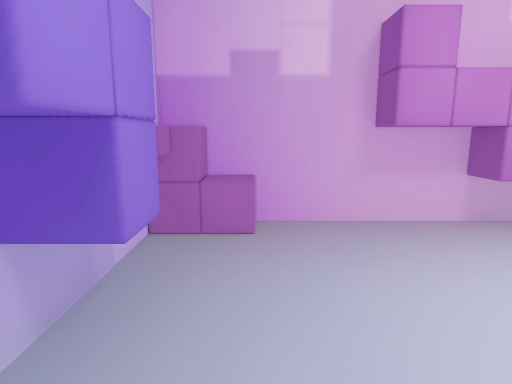
View 1 (above)

12 first-person views from a walk through a 3-D level made in the Unity game engine. The camera is 1.5 m above the floor, tilts 10° down and sees 75° across. The floor is counted in squares, 0.5 m on a side. Each view is taken from the middle of a square. On the plan, view 1 faces up. The plan holds only what a view shows up to about 20 squares ahead; the rest is blank. The player is left out.

View 2
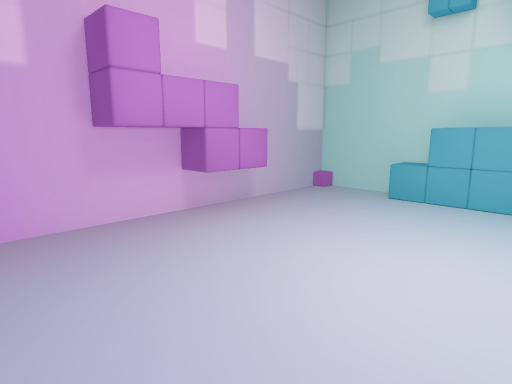

View 3
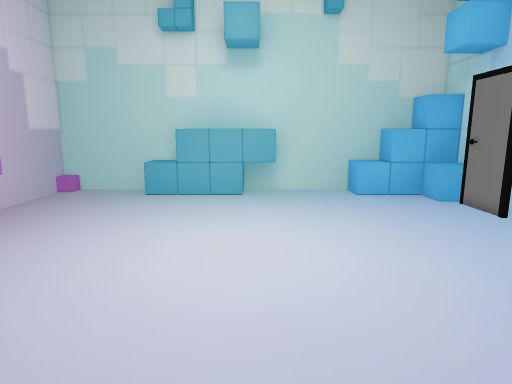

View 4
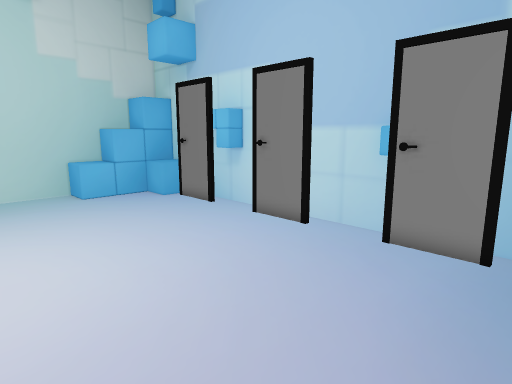

View 5
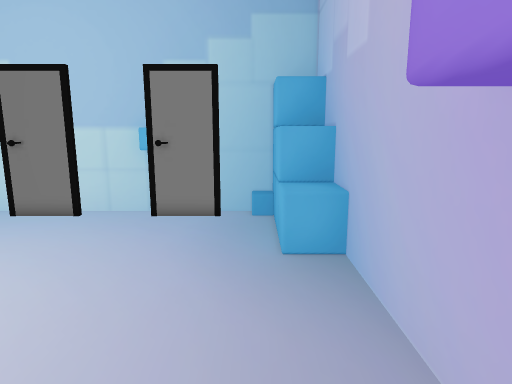

View 6
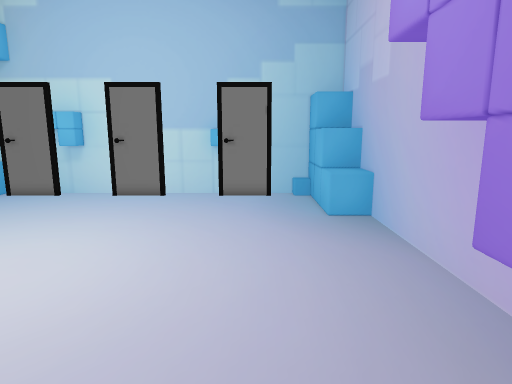

View 7
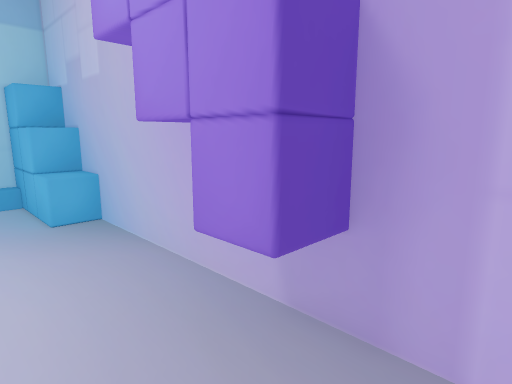

View 8
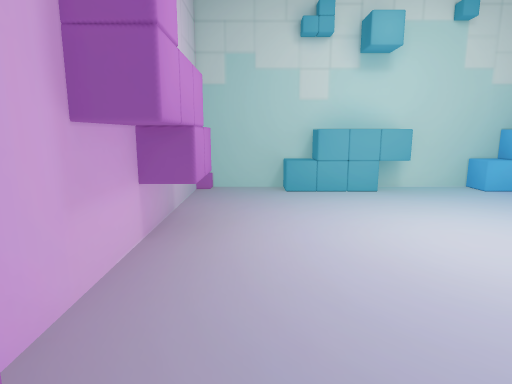

View 9
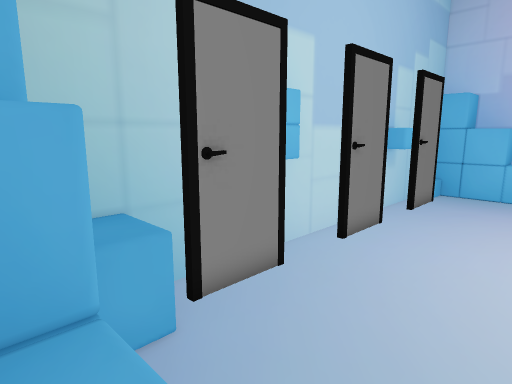

View 10
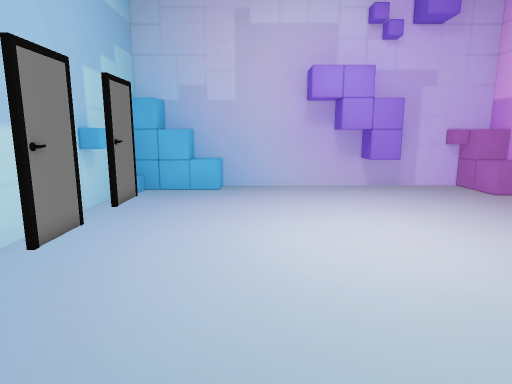

View 11
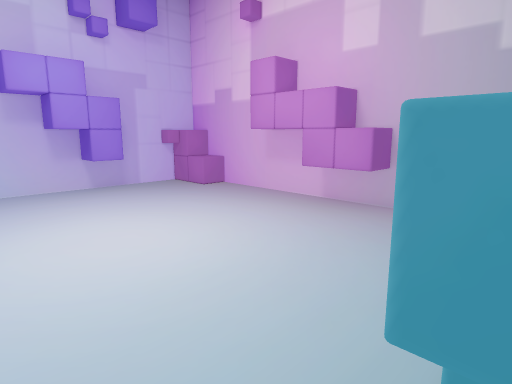

View 12
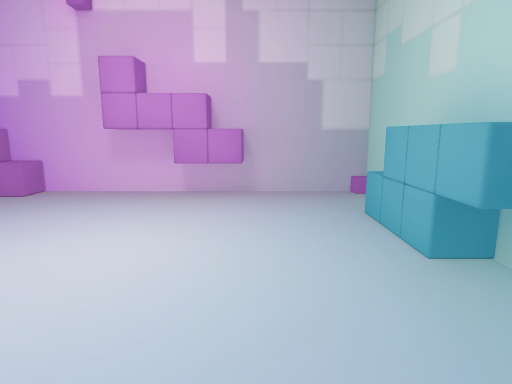

### Floor plan
Key: @ floor where view 1 was taken; # wall or solid block; . floor; ^ raised ledge; O other object.
Columns run from 3 left of view 1 to 17 right of it. Each row starts with its distance up from view 1.
 11  #^^#####   #########
 10 ##^^...#######......#
  9 ##..................#
  8 #...................#
  7 #.................. #
  6 ##................^^^
  5 ##................^^#
  4  #................###
  3 ##................##
  2 ##................#
  1 #.................##
  0 #..@..............###
 -1 #...................#
 -2 #...................#
 -3 #...................#
 -4 ^^................^^#
 -5 ^^................^^^
 -6 ##................###
 -7 ##.............. ^###
 -8  #O####.#########^^
 -9  #########     ##^#

Positions as (right, up) in squares from view 1, and headings:
1: (0, 0), facing up
2: (0, 0), facing up-right
3: (-1, 1), facing right
4: (-1, 1), facing down-right
5: (-1, 4), facing down
6: (1, 8), facing down
7: (1, 8), facing down-left
8: (-2, 8), facing right
9: (16, -3), facing down-left
10: (16, -2), facing left
11: (16, -2), facing up-left
12: (11, -6), facing up
